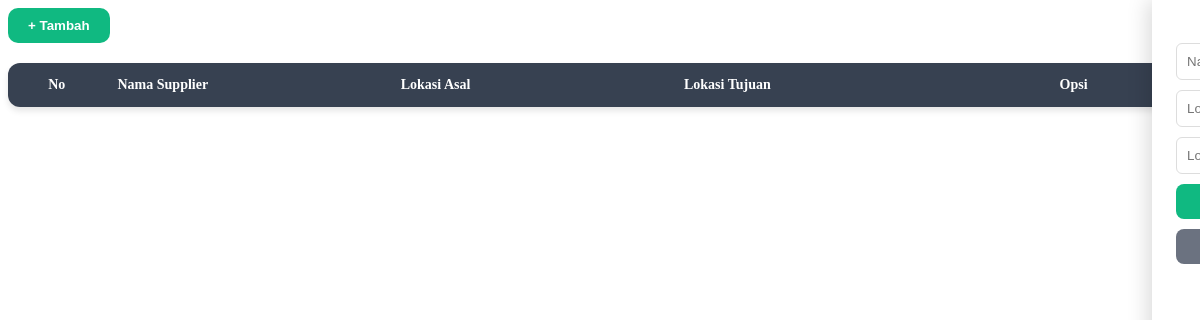
Before: /Dasboard/sidebar/Suppliers.php (signed in) with the older database file.
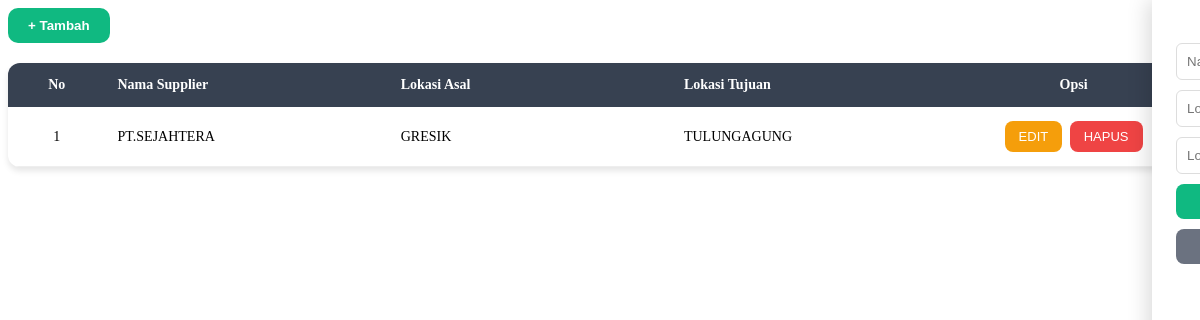
After: the same page with the newer database file.
### tables this page shows
CREATE TABLE `supplier` (
  `id_Supplier` int(11) NOT NULL,
  `Nama_Supplier` varchar(50) NOT NULL,
  `Lokasi_Asal` varchar(50) NOT NULL,
  `Lokasi_Tujuan` varchar(50) NOT NULL
);

### Dasboard/sidebar/Suppliers.php (the view, shortened to what this page needs)
<?php
require_once '../../config.php';
$data = $pdo->query("SELECT * FROM supplier ORDER BY id_Supplier DESC")->fetchAll();
?>
<!DOCTYPE html>
<html>
<head>
</head>
<body>
<button class="btn" onclick="openAdd()">+ Tambah</button>
<div class="table-container">
<table>
<thead>
<tr>
<th>No</th>
<th>Nama Supplier</th>
<th>Lokasi Asal</th>
<th>Lokasi Tujuan</th>
<th>Opsi</th>
</tr>
</thead>
<tbody id="tbody">
<?php $no=1; foreach($data as $d): ?>
<tr>
<td><?= $no++ ?></td>
<td><?= htmlspecialchars($d['Nama_Supplier']) ?></td>
<td><?= htmlspecialchars($d['Lokasi_Asal']) ?></td>
<td><?= htmlspecialchars($d['Lokasi_Tujuan']) ?></td>
<td>
<button class="edit"
onclick='openEdit(<?= json_encode($d, JSON_HEX_APOS | JSON_HEX_QUOT) ?>)'>
EDIT
</button>
<button class="hapus"
onclick="hapus(<?= isset($d['id_Supplier']) ? (int)$d['id_Supplier'] : 0 ?>)">
HAPUS
</button>
</td>
</tr>
<?php endforeach; ?>
</tbody>
</table>
</div>
<div id="slide" class="form-slide">
<form id="form">
<input type="text" name="nama_supplier" id="nama_supplier" placeholder="Nama Supplier" required>
<input type="text" name="lokasi_asal" id="lokasi_asal" placeholder="Lokasi Asal">
<input type="text" name="lokasi_tujuan" id="lokasi_tujuan" placeholder="Lokasi Tujuan">
<button type="submit" class="btn-save">Simpan</button>
<button type="button" class="btn-cancel" onclick="closeForm()">Batal</button>
</form>
</div>
</body>
</html>

Changed rows visible on the page:
added supplier: Nama_Supplier "PT.SEJAHTERA", Lokasi_Asal "GRESIK", Lokasi_Tujuan "TULUNGAGUNG"
